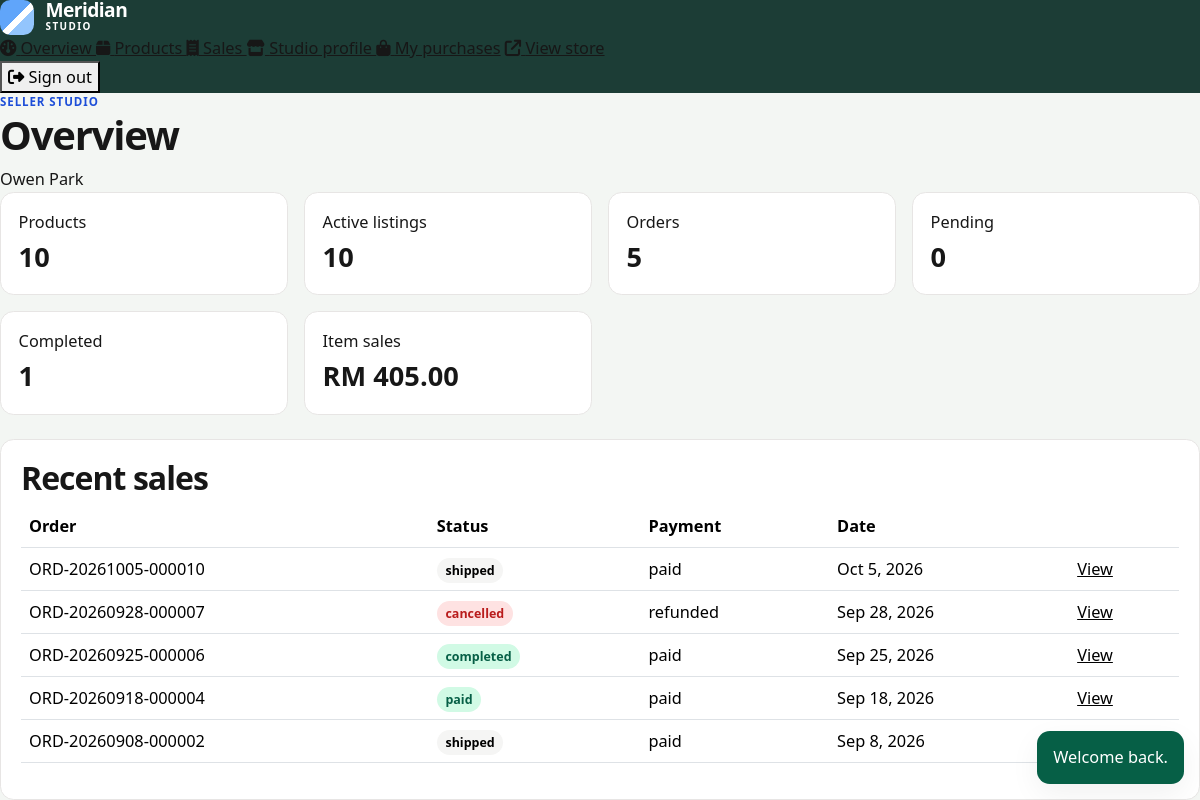
The app's page /seller/dashboard.php (signed in) with its own data.
### tables this page shows
CREATE TABLE users (
    id INT UNSIGNED AUTO_INCREMENT PRIMARY KEY,
    name VARCHAR(80) NOT NULL,
    email VARCHAR(120) NOT NULL,
    password VARCHAR(255) NOT NULL,
    phone VARCHAR(20) NOT NULL,
    address VARCHAR(255) NOT NULL,
    avatar VARCHAR(255) NULL,
    role ENUM('customer', 'seller', 'admin') NOT NULL DEFAULT 'customer',
    status ENUM('active', 'suspended') NOT NULL DEFAULT 'active',
    must_change_password TINYINT(1) NOT NULL DEFAULT 0,
    created_at DATETIME NOT NULL DEFAULT CURRENT_TIMESTAMP,
    updated_at DATETIME NOT NULL DEFAULT CURRENT_TIMESTAMP ON UPDATE CURRENT_TIMESTAMP,
    UNIQUE KEY uq_users_email (email),
    KEY idx_users_role_status (role, status)
);

CREATE TABLE orders (
    id INT UNSIGNED AUTO_INCREMENT PRIMARY KEY,
    order_number VARCHAR(24) NOT NULL,
    user_id INT UNSIGNED NOT NULL,
    subtotal DECIMAL(10,2) NOT NULL,
    discount_amount DECIMAL(10,2) NOT NULL DEFAULT 0.00,
    shipping_fee DECIMAL(10,2) NOT NULL DEFAULT 0.00,
    total_amount DECIMAL(10,2) NOT NULL,
    coupon_id INT UNSIGNED NULL,
    payment_method ENUM('paypal', 'cod', 'bank') NOT NULL,
    payment_status ENUM('unpaid', 'paid', 'refunded', 'failed') NOT NULL DEFAULT 'unpaid',
    transaction_id VARCHAR(80) NULL,
    order_status ENUM('pending', 'paid', 'processing', 'shipped', 'completed', 'cancelled') NOT NULL DEFAULT 'pending',
    shipping_name VARCHAR(80) NOT NULL,
    shipping_email VARCHAR(120) NOT NULL,
    shipping_phone VARCHAR(20) NOT NULL,
    shipping_address VARCHAR(255) NOT NULL,
    cancellation_reason VARCHAR(255) NULL,
    cancelled_at DATETIME NULL,
    stock_restored TINYINT(1) NOT NULL DEFAULT 0,
    created_at DATETIME NOT NULL DEFAULT CURRENT_TIMESTAMP,
    updated_at DATETIME NOT NULL DEFAULT CURRENT_TIMESTAMP ON UPDATE CURRENT_TIMESTAMP,
    UNIQUE KEY uq_orders_number (order_number),
    UNIQUE KEY uq_orders_transaction (transaction_id),
    KEY idx_orders_user (user_id, created_at),
    KEY idx_orders_status (order_status, payment_status),
    CONSTRAINT fk_orders_user FOREIGN KEY (user_id) REFERENCES users (id),
    CONSTRAINT fk_orders_coupon FOREIGN KEY (coupon_id) REFERENCES coupons (id) ON DELETE SET NULL
);

### includes/functions.php (called while the page is built, shortened)
<?php
function config(string $group, ?string $key = null, mixed $default = null): mixed
{
    $bag = $GLOBALS['mm_config'][$group] ?? [];
    if ($key === null) {
        return $bag;
    }
    return $bag[$key] ?? $default;
}
function e(mixed $value): string
{
    return htmlspecialchars((string) $value, ENT_QUOTES | ENT_SUBSTITUTE, 'UTF-8');
}
function url(string $path = ''): string
{
    $base = APP_BASE_PATH;
    $path = ltrim($path, '/');
    if ($path === '') {
        return ($base === '' ? '' : $base) . '/';
    }
    $hash = '';
    $query = '';
    if (str_contains($path, '?')) {
        [$path, $query] = explode('?', $path, 2);
        $query = '?' . $query;
    }
    return ($base === '' ? '' : $base) . '/' . ltrim($path, '/') . $query . $hash;
}
function asset(string $path): string
{
    $relative = ltrim($path, '/');
    $full = APP_ROOT . '/assets/' . $relative;
    $version = is_file($full) ? (string) filemtime($full) : '1';
    return url('assets/' . $relative) . '?v=' . $version;
}
function get_flashes(): array
{
    $items = $_SESSION['flash'] ?? [];
    return is_array($items) ? $items : [];
}
function to_cents(mixed $amount): int
{
    $value = trim((string) $amount);
    $negative = str_starts_with($value, '-');
    $value = ltrim($value, '-');
    [$dollars, $cents] = array_pad(explode('.', $value, 2), 2, '0');
    $cents = substr(str_pad($cents, 2, '0'), 0, 2);
    $total = ((int) $dollars) * 100 + (int) $cents;
    return $negative ? -$total : $total;
}
function money(mixed $amount): string
{
    $cents = to_cents($amount);
    $negative = $cents < 0;
    $cents = abs($cents);
    $formatted = number_format($cents / 100, 2);
    $symbol = (string) config('app', 'currency_symbol', 'RM');
    $prefix = $symbol === '' ? '' : $symbol . ' ';
    return ($negative ? '-' : '') . $prefix . $formatted;
}
function db(): PDO
{
    static $pdo = null;
    if ($pdo instanceof PDO) {
        return $pdo;
    }
    $cfg = config('db');
    $dsn = sprintf(
        'mysql:host=%s;port=%s;dbname=%s;charset=%s',
        $cfg['host'],
        $cfg['port'],
        $cfg['name'],
        $cfg['charset']
    );
    try {
        $pdo = new PDO($dsn, (string) $cfg['user'], (string) $cfg['pass'], [
            PDO::ATTR_ERRMODE => PDO::ERRMODE_EXCEPTION,
            PDO::ATTR_DEFAULT_FETCH_MODE => PDO::FETCH_ASSOC,
            PDO::ATTR_EMULATE_PREPARES => false,
        ]);
        $pdo->exec("SET time_zone = '+08:00'");
    } catch (PDOException $exception) {
        log_message('database', 'Connection failed: ' . $exception->getMessage());
        if (PHP_SAPI === 'cli') {
            fwrite(STDERR, "Database connection failed. See logs/app.log\n");
            exit(1);
        }
        http_response_code(500);
        require APP_ROOT . '/includes/db_error.php';
        exit;
    }
    return $pdo;
}

### includes/auth.php (called while the page is built, shortened)
<?php
function current_user(bool $refresh = false): ?array
{
    static $loaded = false;
    static $cached = null;
    if ($loaded) {
        return $cached;
    }
    $loaded = true;
    $userId = $_SESSION['user_id'] ?? null;
    $fingerprint = hash('sha256', (string) ($_SERVER['HTTP_USER_AGENT'] ?? 'cli'));
    $known = $_SESSION['fingerprint'] ?? '';
    $stmt = db()->prepare(
        'SELECT id, name, email, phone, address, avatar, role, status, must_change_password, created_at
         FROM users WHERE id = ? LIMIT 1'
    );
    $stmt->execute([(int) $userId]);
    $user = $stmt->fetch();
    $cached = $user;
    return $cached;
}
function enforce_password_change(): void
{
    $user = current_user();
    if (!$user || (int) $user['must_change_password'] !== 1) {
        return;
    }
}

### includes/bootstrap.php (called while the page is built, shortened)
<?php
require_once APP_ROOT . '/includes/functions.php';
require_once APP_ROOT . '/includes/auth.php';
if (PHP_SAPI !== 'cli') {
    enforce_password_change();
}

### seller/dashboard.php (the view, shortened to what this page needs)
<?php
require __DIR__ . '/../includes/bootstrap.php';
$user = require_role('seller');
$sellerId = (int) $user['id'];
$productCount = db()->prepare('SELECT COUNT(*) FROM products WHERE seller_id = ?');
$productCount->execute([$sellerId]);
$activeCount = db()->prepare("SELECT COUNT(*) FROM products WHERE seller_id = ? AND status = 'active'");
$activeCount->execute([$sellerId]);
$stats = [
    'products' => (int) $productCount->fetchColumn(),
    'active' => (int) $activeCount->fetchColumn(),
];
$orderStats = db()->prepare(
    "SELECT
        COUNT(DISTINCT o.id) AS total_orders,
        COUNT(DISTINCT CASE WHEN o.order_status = 'pending' THEN o.id END) AS pending_orders,
        COUNT(DISTINCT CASE WHEN o.order_status = 'completed' THEN o.id END) AS completed_orders,
        COALESCE(SUM(CASE WHEN o.order_status <> 'cancelled' THEN oi.subtotal END), 0) AS sales
     FROM order_items oi
     INNER JOIN orders o ON o.id = oi.order_id
     WHERE oi.seller_id = ?"
);
$orderStats->execute([$sellerId]);
$orders = $orderStats->fetch() ?: [];
$recent = db()->prepare(
    'SELECT DISTINCT o.order_number, o.total_amount, o.order_status, o.payment_status, o.created_at, o.id
     FROM orders o
     INNER JOIN order_items oi ON oi.order_id = o.id
     WHERE oi.seller_id = ?
     ORDER BY o.id DESC
     LIMIT 6'
);
$recent->execute([$sellerId]);
$pageTitle = 'Overview';
require APP_ROOT . '/includes/seller_header.php';
?>
<div class="stat-grid">
    <article class="stat-card"><span>Products</span><strong><?= e((string) $stats['products']) ?></strong></article>
    <article class="stat-card"><span>Active listings</span><strong><?= e((string) $stats['active']) ?></strong></article>
    <article class="stat-card"><span>Orders</span><strong><?= e((string) ($orders['total_orders'] ?? 0)) ?></strong></article>
    <article class="stat-card"><span>Pending</span><strong><?= e((string) ($orders['pending_orders'] ?? 0)) ?></strong></article>
    <article class="stat-card"><span>Completed</span><strong><?= e((string) ($orders['completed_orders'] ?? 0)) ?></strong></article>
    <article class="stat-card"><span>Item sales</span><strong><?= e(money($orders['sales'] ?? 0)) ?></strong></article>
</div>
<section class="form-card mt-4">
    <h2>Recent sales</h2>
    <div class="table-responsive">
        <table class="table align-middle">
            <thead><tr><th>Order</th><th>Status</th><th>Payment</th><th>Date</th><th></th></tr></thead>
            <tbody>
            <?php foreach ($recent->fetchAll() as $order): ?>
                <tr>
                    <td><?= e($order['order_number']) ?></td>
                    <td><span class="badge-status badge-<?= e($order['order_status']) ?>"><?= e($order['order_status']) ?></span></td>
                    <td><?= e($order['payment_status']) ?></td>
                    <td><?= e(date('M j, Y', strtotime((string) $order['created_at']))) ?></td>
                    <td><a href="<?= e(url('seller/order_view.php?id=' . (int) $order['id'])) ?>">View</a></td>
                </tr>
            <?php endforeach; ?>
            </tbody>
        </table>
    </div>
</section>
<?php require APP_ROOT . '/includes/seller_footer.php'; ?>

### includes/seller_header.php (shortened to what this page needs)
<?php
$pageTitle = $pageTitle ?? 'Seller';
$panelUser = current_user();
?>
<!DOCTYPE html>
<html lang="en">
<head>
    <link href="https://cdn.jsdelivr.net/npm/bootstrap@5.3.3/dist/css/bootstrap.min.css" rel="stylesheet">
    <link href="https://cdnjs.cloudflare.com/ajax/libs/font-awesome/6.5.2/css/all.min.css" rel="stylesheet">
    <link href="<?= e(asset('css/style.css')) ?>" rel="stylesheet">
    <link href="<?= e(asset('css/seller.css')) ?>" rel="stylesheet">
</head>
<body class="panel-body seller-body">
<div class="panel-shell">
    <div class="d-none d-lg-block"><?php require APP_ROOT . '/includes/seller_navbar.php'; ?></div>
    <div class="panel-main">
        <header class="panel-top">
            <div>
                <p class="eyebrow mb-0">Seller studio</p>
                <h1><?= e($pageTitle) ?></h1>
            </div>
            <span class="who"><?= e($panelUser['name'] ?? '') ?></span>
        </header>
                <?php require APP_ROOT . '/includes/seller_navbar.php'; ?>
        <div class="toast-stack" aria-live="polite">
            <?php foreach (get_flashes() as $flash): ?>
                <div class="toast-card toast-<?= e($flash['type']) ?>"><?= e($flash['message']) ?></div>
            <?php endforeach; ?>
        </div>
        <div class="panel-content">

### assets/css/style.css (style rules this page uses)
:root { --ink: #171717; --ink-soft: #3f3f46; --paper: #ffffff; --canvas: #f5f5f4; --line: #e7e5e4; --muted: #78716c; --accent: #1d4ed8; --accent-soft: #dbeafe; --accent-deep: #1e3a8a; --ok: #047857; --danger: #b91c1c; --radius: 0.85rem; --shadow: 0 10px 30px rgba(23, 23, 23, 0.06); --display: "Libre Franklin", "Segoe UI", sans-serif; --sans: "Nunito Sans", "Segoe UI", sans-serif; }
* { box-sizing: border-box; }
html { scroll-behavior: smooth; }
body { margin: 0; color: var(--ink); background: linear-gradient(180deg, #fafaf9 0%, var(--canvas) 100%); font-family: var(--sans); font-size: 1.02rem; line-height: 1.6; }
a { color: inherit; }
h1, h2, h3, .brand strong { font-family: var(--display); font-weight: 700; letter-spacing: -0.03em; line-height: 1.15; }
.eyebrow { color: var(--accent); letter-spacing: .08em; text-transform: uppercase; font-size: .72rem; font-weight: 800; margin: 0; }
.maker-card, .form-card, .summary-card, .plain-card, .empty-panel { background: var(--paper); border-radius: var(--radius); padding: 1.25rem; border: 1px solid var(--line); }
.stat-grid, .chart-grid { display: grid; gap: 1rem; }
.stat-grid { grid-template-columns: repeat(4, 1fr); }
.stat-card { background: var(--paper); border-radius: var(--radius); padding: 1rem 1.1rem; border: 1px solid var(--line); }
.stat-card strong { display: block; font-family: var(--display); font-size: 1.7rem; }
.table { background: var(--paper); }
.badge-status { border-radius: 999px; padding: .25rem .55rem; background: #f5f5f4; font-size: .78rem; font-weight: 800; }
.badge-paid, .badge-completed, .badge-active, .badge-published { background: #d1fae5; color: #065f46; }
.badge-cancelled, .badge-suspended, .badge-hidden, .badge-failed { background: #fee2e2; color: var(--danger); }
.toast-stack { position: fixed; right: 1rem; bottom: 1rem; z-index: 50; display: grid; gap: .5rem; }
.toast-card { background: var(--ink); color: white; padding: .85rem 1rem; border-radius: .8rem; max-width: 320px; box-shadow: var(--shadow); }
.toast-success { background: #065f46; }

### assets/css/seller.css (style rules this page uses)
.seller-body { background: #f3f6f3; }

### records on screen
users: name "Owen Park"
orders: order_number "ORD-20261005-000010", order_status "shipped", payment_status "paid", created_at "Oct 5, 2026"
orders: order_number "ORD-20260928-000007", order_status "cancelled", payment_status "refunded", created_at "Sep 28, 2026"
orders: order_number "ORD-20260925-000006", order_status "completed", payment_status "paid", created_at "Sep 25, 2026"
orders: order_number "ORD-20260918-000004", order_status "paid", payment_status "paid", created_at "Sep 18, 2026"
orders: order_number "ORD-20260908-000002", order_status "shipped", payment_status "paid", created_at "Sep 8, 2026"

### other values on screen
$label "Overview"
$label "Products"
$label "Sales"
$label "Studio profile"
$pageTitle "Overview"
$flash['message'] "Welcome back."
$stats['products'] "10"
$stats['active'] "10"
$orders['total_orders'] "5"
$orders['pending_orders'] "0"
$orders['completed_orders'] "1"
money($orders['sales'] ?? 0) "RM 405.00"
